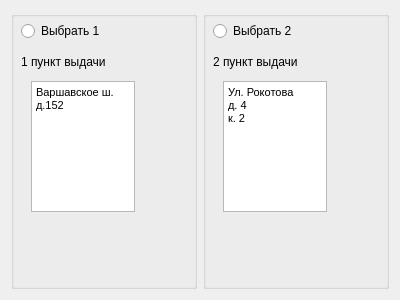
<?xml version="1.0" encoding="UTF-8"?>
<ui version="4.0">
 <class>SelfDelGUI</class>
 <widget class="QWidget" name="SelfDelGUI">
  <property name="geometry">
   <rect>
    <x>0</x>
    <y>0</y>
    <width>400</width>
    <height>300</height>
   </rect>
  </property>
  <property name="windowTitle">
   <string>Form</string>
  </property>
  <layout class="QGridLayout" name="gridLayout">
   <item row="0" column="0">
    <widget class="QGroupBox" name="groupBox">
     <property name="title">
      <string/>
     </property>
     <widget class="QRadioButton" name="p_one_But">
      <property name="geometry">
       <rect>
        <x>10</x>
        <y>10</y>
        <width>171</width>
        <height>20</height>
       </rect>
      </property>
      <property name="text">
       <string>Выбрать 1</string>
      </property>
     </widget>
     <widget class="QLabel" name="label_2">
      <property name="geometry">
       <rect>
        <x>10</x>
        <y>40</y>
        <width>101</width>
        <height>21</height>
       </rect>
      </property>
      <property name="text">
       <string>1 пункт выдачи</string>
      </property>
     </widget>
     <widget class="QTextEdit" name="ad1">
      <property name="geometry">
       <rect>
        <x>20</x>
        <y>70</y>
        <width>104</width>
        <height>131</height>
       </rect>
      </property>
      <property name="html">
       <string>&lt;!DOCTYPE HTML PUBLIC &quot;-//W3C//DTD HTML 4.0//EN&quot; &quot;http://www.w3.org/TR/REC-html40/strict.dtd&quot;&gt;
&lt;html&gt;&lt;head&gt;&lt;meta name=&quot;qrichtext&quot; content=&quot;1&quot; /&gt;&lt;style type=&quot;text/css&quot;&gt;
p, li { white-space: pre-wrap; }
&lt;/style&gt;&lt;/head&gt;&lt;body style=&quot; font-family:'MS Shell Dlg 2'; font-size:8pt; font-weight:400; font-style:normal;&quot;&gt;
&lt;p style=&quot; margin-top:0px; margin-bottom:0px; margin-left:0px; margin-right:0px; -qt-block-indent:0; text-indent:0px;&quot;&gt;Варшавское ш.&lt;/p&gt;
&lt;p style=&quot; margin-top:0px; margin-bottom:0px; margin-left:0px; margin-right:0px; -qt-block-indent:0; text-indent:0px;&quot;&gt;д.152&lt;/p&gt;
&lt;p style=&quot;-qt-paragraph-type:empty; margin-top:0px; margin-bottom:0px; margin-left:0px; margin-right:0px; -qt-block-indent:0; text-indent:0px;&quot;&gt;&lt;br /&gt;&lt;/p&gt;&lt;/body&gt;&lt;/html&gt;</string>
      </property>
     </widget>
    </widget>
   </item>
   <item row="0" column="1">
    <widget class="QGroupBox" name="groupBox_2">
     <property name="title">
      <string/>
     </property>
     <widget class="QRadioButton" name="p_two_But">
      <property name="geometry">
       <rect>
        <x>10</x>
        <y>10</y>
        <width>161</width>
        <height>20</height>
       </rect>
      </property>
      <property name="text">
       <string>Выбрать 2</string>
      </property>
     </widget>
     <widget class="QLabel" name="label_3">
      <property name="geometry">
       <rect>
        <x>10</x>
        <y>40</y>
        <width>111</width>
        <height>21</height>
       </rect>
      </property>
      <property name="text">
       <string>2 пункт выдачи</string>
      </property>
     </widget>
     <widget class="QTextEdit" name="ad2">
      <property name="geometry">
       <rect>
        <x>20</x>
        <y>70</y>
        <width>104</width>
        <height>131</height>
       </rect>
      </property>
      <property name="html">
       <string>&lt;!DOCTYPE HTML PUBLIC &quot;-//W3C//DTD HTML 4.0//EN&quot; &quot;http://www.w3.org/TR/REC-html40/strict.dtd&quot;&gt;
&lt;html&gt;&lt;head&gt;&lt;meta name=&quot;qrichtext&quot; content=&quot;1&quot; /&gt;&lt;style type=&quot;text/css&quot;&gt;
p, li { white-space: pre-wrap; }
&lt;/style&gt;&lt;/head&gt;&lt;body style=&quot; font-family:'MS Shell Dlg 2'; font-size:8pt; font-weight:400; font-style:normal;&quot;&gt;
&lt;p style=&quot; margin-top:0px; margin-bottom:0px; margin-left:0px; margin-right:0px; -qt-block-indent:0; text-indent:0px;&quot;&gt;Ул. Рокотова&lt;/p&gt;
&lt;p style=&quot; margin-top:0px; margin-bottom:0px; margin-left:0px; margin-right:0px; -qt-block-indent:0; text-indent:0px;&quot;&gt;д. 4&lt;/p&gt;
&lt;p style=&quot; margin-top:0px; margin-bottom:0px; margin-left:0px; margin-right:0px; -qt-block-indent:0; text-indent:0px;&quot;&gt;к. 2&lt;/p&gt;&lt;/body&gt;&lt;/html&gt;</string>
      </property>
     </widget>
    </widget>
   </item>
  </layout>
 </widget>
 <resources/>
 <connections/>
</ui>
